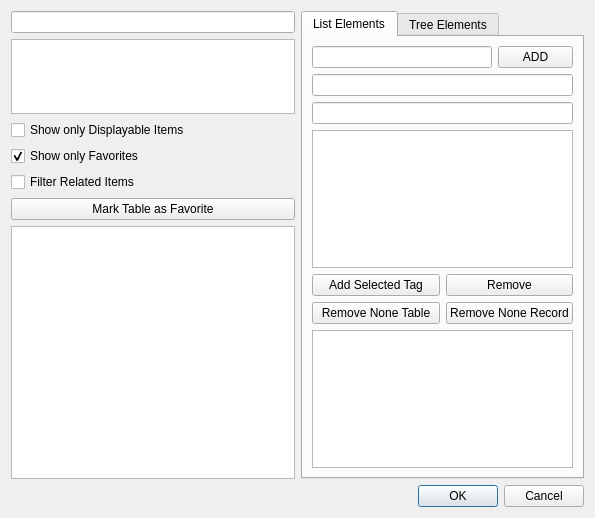
<?xml version="1.0" encoding="UTF-8"?>
<ui version="4.0">
 <class>Dialog</class>
 <widget class="QDialog" name="Dialog">
  <property name="geometry">
   <rect>
    <x>0</x>
    <y>0</y>
    <width>595</width>
    <height>518</height>
   </rect>
  </property>
  <property name="windowTitle">
   <string>Dialog</string>
  </property>
  <layout class="QVBoxLayout" name="verticalLayout">
   <item>
    <layout class="QHBoxLayout" name="horizontalLayout_396">
     <property name="leftMargin">
      <number>0</number>
     </property>
     <property name="topMargin">
      <number>0</number>
     </property>
     <property name="rightMargin">
      <number>0</number>
     </property>
     <item>
      <layout class="QVBoxLayout" name="verticalLayout_233">
       <item>
        <layout class="QHBoxLayout" name="horizontalLayout_386">
         <property name="topMargin">
          <number>0</number>
         </property>
         <item>
          <widget class="QLineEdit" name="txtTagListFilter"/>
         </item>
        </layout>
       </item>
       <item>
        <widget class="QListView" name="lstTagSessionFilter">
         <property name="minimumSize">
          <size>
           <width>175</width>
           <height>0</height>
          </size>
         </property>
         <property name="maximumSize">
          <size>
           <width>16777215</width>
           <height>75</height>
          </size>
         </property>
         <property name="selectionMode">
          <enum>QAbstractItemView::MultiSelection</enum>
         </property>
        </widget>
       </item>
       <item>
        <widget class="QCheckBox" name="chkShowDisplayable">
         <property name="text">
          <string>Show only Displayable Items</string>
         </property>
         <property name="checked">
          <bool>false</bool>
         </property>
        </widget>
       </item>
       <item>
        <widget class="QCheckBox" name="chkShowFavorites">
         <property name="text">
          <string>Show only Favorites</string>
         </property>
         <property name="checked">
          <bool>true</bool>
         </property>
        </widget>
       </item>
       <item>
        <widget class="QCheckBox" name="chkFilterProjectRelated">
         <property name="text">
          <string>Filter Related Items</string>
         </property>
         <property name="checked">
          <bool>false</bool>
         </property>
        </widget>
       </item>
       <item>
        <widget class="QPushButton" name="cmdAddFavorite">
         <property name="text">
          <string>Mark Table as Favorite</string>
         </property>
        </widget>
       </item>
       <item>
        <widget class="QListView" name="lstTagTables">
         <property name="minimumSize">
          <size>
           <width>175</width>
           <height>0</height>
          </size>
         </property>
         <property name="maximumSize">
          <size>
           <width>16777215</width>
           <height>16777215</height>
          </size>
         </property>
         <property name="selectionMode">
          <enum>QAbstractItemView::MultiSelection</enum>
         </property>
        </widget>
       </item>
      </layout>
     </item>
     <item>
      <layout class="QVBoxLayout" name="verticalLayout_234">
       <property name="leftMargin">
        <number>0</number>
       </property>
       <item>
        <widget class="QTabWidget" name="tabWidget_29">
         <property name="currentIndex">
          <number>0</number>
         </property>
         <widget class="QWidget" name="tab_134">
          <attribute name="title">
           <string>List Elements</string>
          </attribute>
          <layout class="QHBoxLayout" name="horizontalLayout_387">
           <item>
            <layout class="QVBoxLayout" name="verticalLayout_235">
             <item>
              <layout class="QHBoxLayout" name="horizontalLayout_388">
               <property name="topMargin">
                <number>0</number>
               </property>
               <item>
                <widget class="QLineEdit" name="txtNewTagPhraseName"/>
               </item>
               <item>
                <widget class="QPushButton" name="cmdAddNewPhraseName">
                 <property name="maximumSize">
                  <size>
                   <width>75</width>
                   <height>16777215</height>
                  </size>
                 </property>
                 <property name="text">
                  <string>ADD</string>
                 </property>
                </widget>
               </item>
              </layout>
             </item>
             <item>
              <widget class="QLineEdit" name="txtMstrSelected_id"/>
             </item>
             <item>
              <widget class="QLineEdit" name="txtSQLStatement"/>
             </item>
             <item>
              <widget class="QListView" name="lstTags">
               <property name="minimumSize">
                <size>
                 <width>175</width>
                 <height>0</height>
                </size>
               </property>
               <property name="maximumSize">
                <size>
                 <width>16777215</width>
                 <height>16777215</height>
                </size>
               </property>
               <property name="selectionMode">
                <enum>QAbstractItemView::MultiSelection</enum>
               </property>
              </widget>
             </item>
             <item>
              <layout class="QHBoxLayout" name="horizontalLayout">
               <property name="topMargin">
                <number>0</number>
               </property>
               <item>
                <widget class="QPushButton" name="cmdAddSelectedTag">
                 <property name="maximumSize">
                  <size>
                   <width>16777215</width>
                   <height>16777215</height>
                  </size>
                 </property>
                 <property name="text">
                  <string>Add Selected Tag</string>
                 </property>
                </widget>
               </item>
               <item>
                <widget class="QPushButton" name="cmdRemoveTag">
                 <property name="maximumSize">
                  <size>
                   <width>16777215</width>
                   <height>16777215</height>
                  </size>
                 </property>
                 <property name="text">
                  <string>Remove</string>
                 </property>
                </widget>
               </item>
              </layout>
             </item>
             <item>
              <layout class="QHBoxLayout" name="horizontalLayout_2">
               <property name="topMargin">
                <number>0</number>
               </property>
               <item>
                <widget class="QPushButton" name="cmdRemoveNoneTable">
                 <property name="maximumSize">
                  <size>
                   <width>16777215</width>
                   <height>16777215</height>
                  </size>
                 </property>
                 <property name="text">
                  <string>Remove None Table</string>
                 </property>
                </widget>
               </item>
               <item>
                <widget class="QPushButton" name="cmdRemoveNoneRecord">
                 <property name="maximumSize">
                  <size>
                   <width>16777215</width>
                   <height>16777215</height>
                  </size>
                 </property>
                 <property name="text">
                  <string>Remove None Record</string>
                 </property>
                </widget>
               </item>
              </layout>
             </item>
             <item>
              <widget class="QTableView" name="tbltaglist">
               <property name="selectionBehavior">
                <enum>QAbstractItemView::SelectRows</enum>
               </property>
               <property name="sortingEnabled">
                <bool>true</bool>
               </property>
              </widget>
             </item>
            </layout>
           </item>
          </layout>
         </widget>
         <widget class="QWidget" name="tab_136">
          <attribute name="title">
           <string>Tree Elements</string>
          </attribute>
          <layout class="QHBoxLayout" name="horizontalLayout_389">
           <item>
            <layout class="QVBoxLayout" name="verticalLayout_236">
             <item>
              <layout class="QHBoxLayout" name="horizontalLayout_390">
               <property name="topMargin">
                <number>0</number>
               </property>
               <item>
                <widget class="QLineEdit" name="lstTagTreeFilter_4"/>
               </item>
              </layout>
             </item>
             <item>
              <layout class="QHBoxLayout" name="horizontalLayout_391">
               <property name="topMargin">
                <number>0</number>
               </property>
               <item>
                <widget class="QLabel" name="label_313">
                 <property name="text">
                  <string>Primary Key</string>
                 </property>
                </widget>
               </item>
               <item>
                <widget class="QComboBox" name="comboBox_46"/>
               </item>
              </layout>
             </item>
             <item>
              <layout class="QHBoxLayout" name="horizontalLayout_392">
               <property name="topMargin">
                <number>0</number>
               </property>
               <item>
                <widget class="QLabel" name="label_314">
                 <property name="text">
                  <string>Secondary Key</string>
                 </property>
                </widget>
               </item>
               <item>
                <widget class="QComboBox" name="comboBox_47"/>
               </item>
              </layout>
             </item>
             <item>
              <widget class="QTreeView" name="tvForTag_3"/>
             </item>
            </layout>
           </item>
          </layout>
         </widget>
        </widget>
       </item>
      </layout>
     </item>
    </layout>
   </item>
   <item>
    <widget class="QDialogButtonBox" name="buttonBox">
     <property name="orientation">
      <enum>Qt::Horizontal</enum>
     </property>
     <property name="standardButtons">
      <set>QDialogButtonBox::Cancel|QDialogButtonBox::Ok</set>
     </property>
    </widget>
   </item>
  </layout>
 </widget>
 <resources/>
 <connections>
  <connection>
   <sender>buttonBox</sender>
   <signal>accepted()</signal>
   <receiver>Dialog</receiver>
   <slot>accept()</slot>
   <hints>
    <hint type="sourcelabel">
     <x>248</x>
     <y>254</y>
    </hint>
    <hint type="destinationlabel">
     <x>157</x>
     <y>274</y>
    </hint>
   </hints>
  </connection>
  <connection>
   <sender>buttonBox</sender>
   <signal>rejected()</signal>
   <receiver>Dialog</receiver>
   <slot>reject()</slot>
   <hints>
    <hint type="sourcelabel">
     <x>316</x>
     <y>260</y>
    </hint>
    <hint type="destinationlabel">
     <x>286</x>
     <y>274</y>
    </hint>
   </hints>
  </connection>
 </connections>
</ui>
